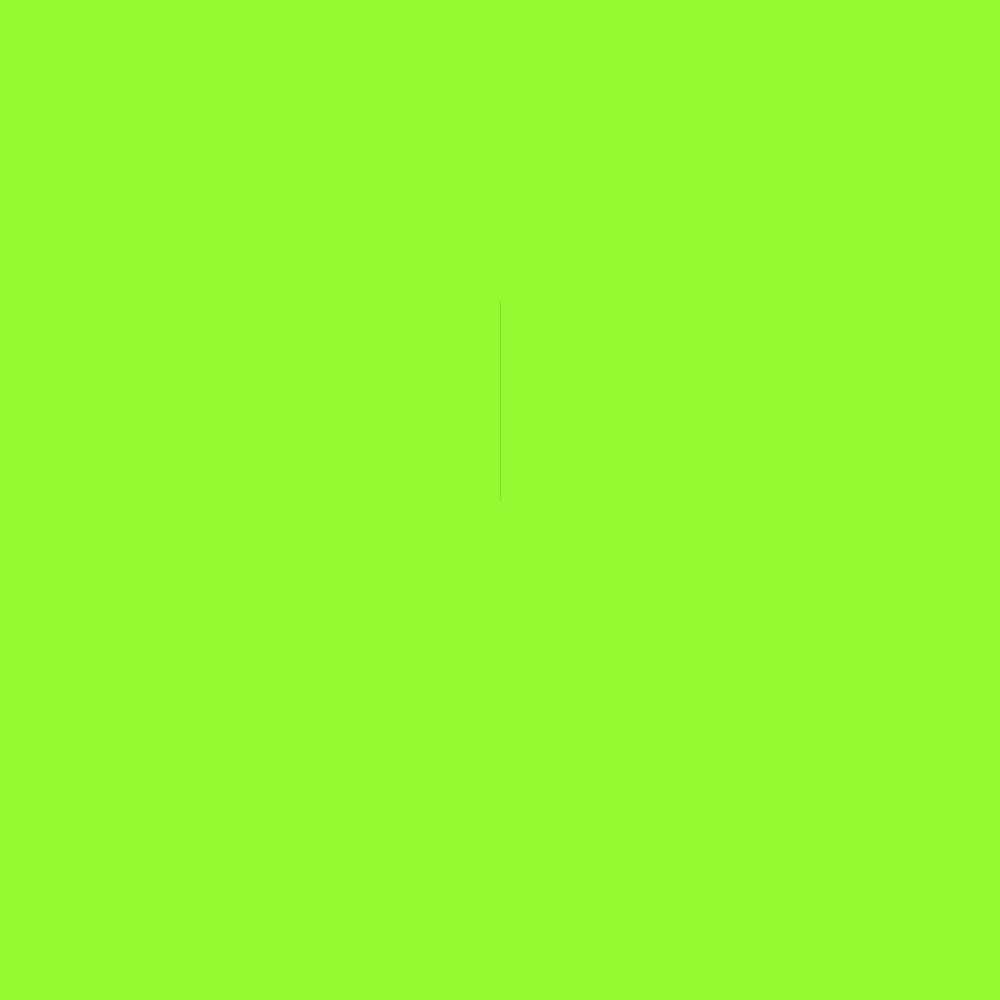
Frame 1 (no input)
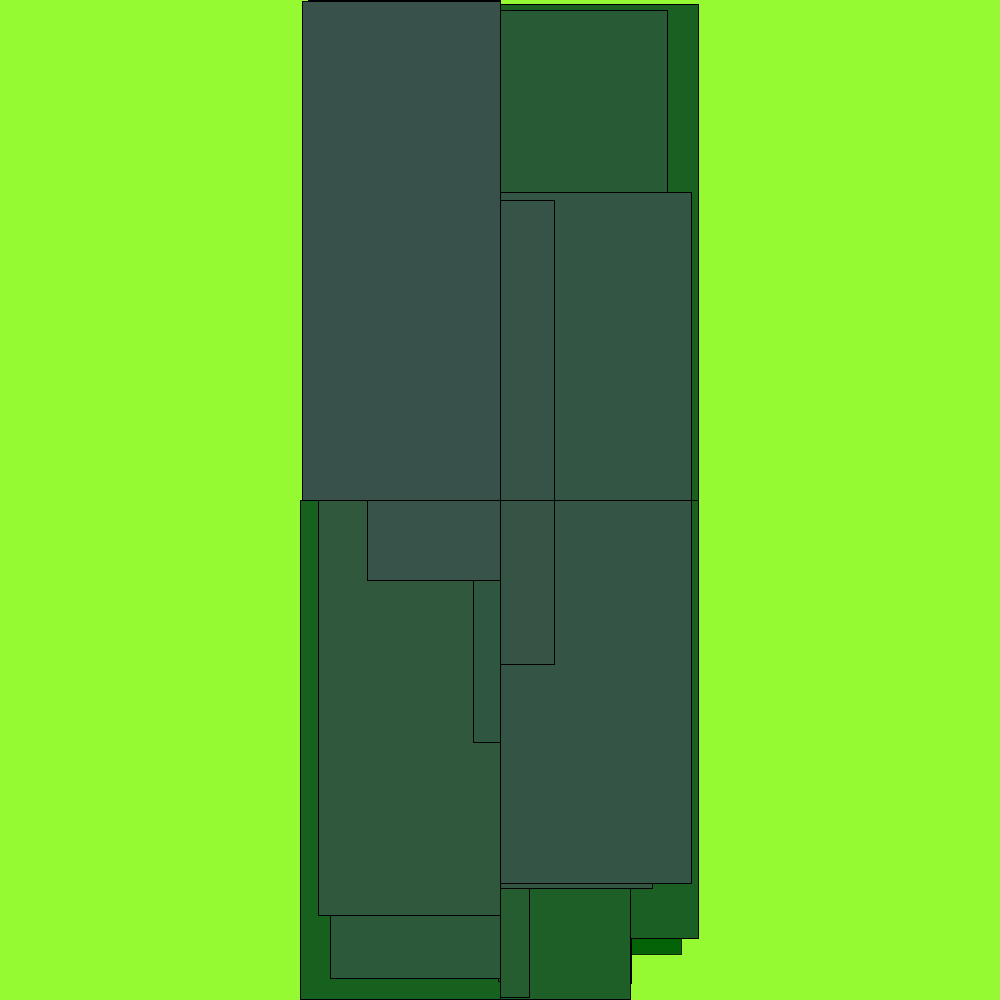
Frame 60 (the mouse pressed at the canvas centre just before this capture)
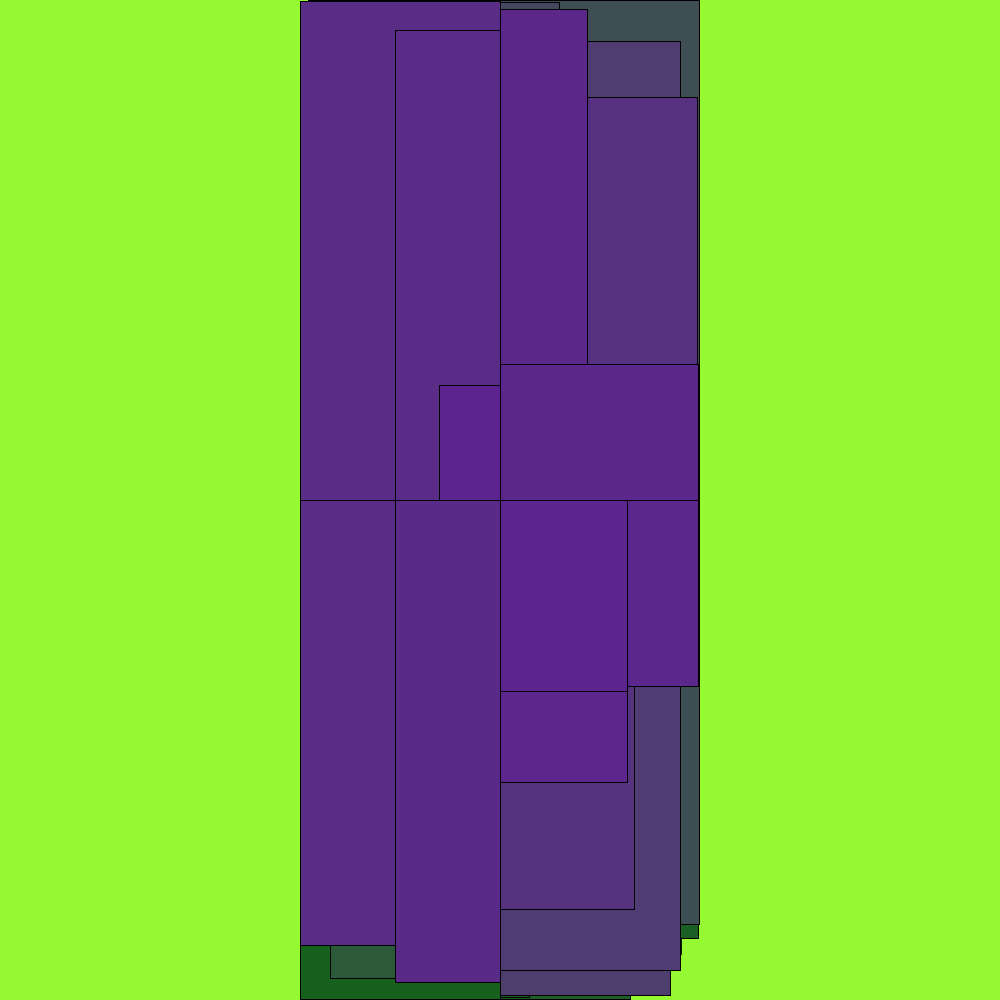
Frame 120 (the mouse held since frame 60 and released just before this capture)

The Processing sketch that drew these frames (run headless with seeded random() and noise(); from frame 60 on, the mouse is pressed at the canvas centre):

// Processing sketch: Breaking_down_rainbows
// ── Breaking_down_rainbows.pde
int x = 0;
float y = 0;
int z = 3500;
void setup(){
  size(1000,1000);
  background(150,250,50);
  frameRate(1000);
}

void draw(){

  x = x + 1;
  y = y + 0.01;
  z = z - 1;
  stroke(0,z*y);
  fill(0 + 100 * sin(y/1),0 + 100 * cos(y/1),0 + 255 * sin(y/2));
  rect( width/2,height/2, 0 + 200 * sin (x/2), 0 + 500 * cos(z/y));
  
  
  
}

void mousePressed(){
  save("rainbow box.png");
}
